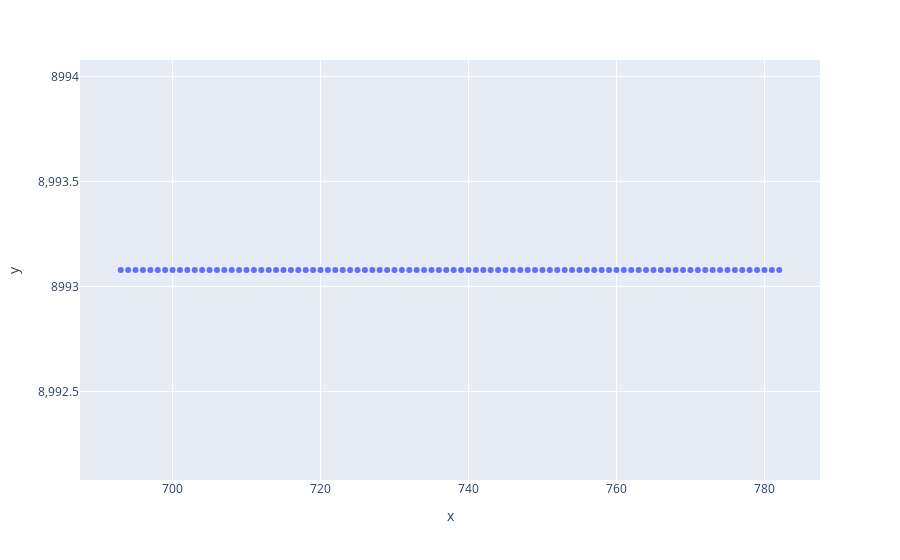

Notebook code for this chart:
### Code cell
fig = px.scatter(x=test_result.Day, y=test_result.GrocerySales_knn)
fig.show()
